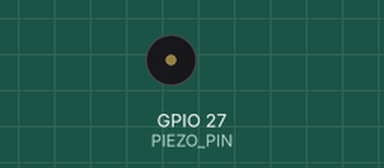
A sketch run on a simulated ESP32. Parts: buzzer (waves = sounding).

Above: at 0.1 s.
Timing chart, 0 to 1.9 s (numbered marks = the images above):
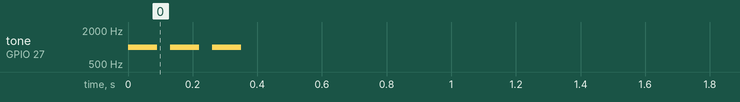

The sketch:

beep_test.ino
```cpp
#define PIEZO_CHANNEL 0
#define PIEZO_RESOLUTION 8
#define PIEZO_PIN 27

void setup() {
    ledcSetup(PIEZO_CHANNEL, 2000, PIEZO_RESOLUTION);
    ledcAttachPin(PIEZO_PIN, 0);

    for (int i = 0; i < 3; i++) {
        ledcWriteTone(PIEZO_CHANNEL, 1000);
        delay(90);
        ledcWriteTone(PIEZO_CHANNEL, 0);
        delay(40);
    }
}

void loop() {}
```
